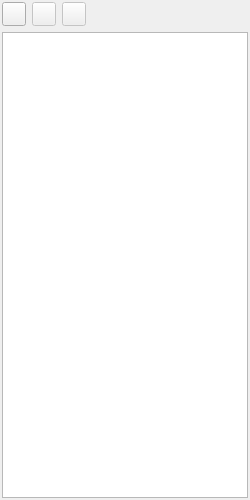
<?xml version="1.0" encoding="UTF-8"?>
<ui version="4.0">
 <class>GeoTabWidgetBase</class>
 <widget class="QWidget" name="GeoTabWidgetBase">
  <property name="geometry">
   <rect>
    <x>0</x>
    <y>0</y>
    <width>250</width>
    <height>500</height>
   </rect>
  </property>
  <property name="windowTitle">
   <string>Form</string>
  </property>
  <layout class="QVBoxLayout" name="verticalLayout">
   <property name="margin">
    <number>2</number>
   </property>
   <item>
    <layout class="QHBoxLayout" name="horizontalLayout">
     <item>
      <widget class="QPushButton" name="openGeoPushButton">
       <property name="sizePolicy">
        <sizepolicy hsizetype="Fixed" vsizetype="Fixed">
         <horstretch>0</horstretch>
         <verstretch>0</verstretch>
        </sizepolicy>
       </property>
       <property name="minimumSize">
        <size>
         <width>24</width>
         <height>24</height>
        </size>
       </property>
       <property name="maximumSize">
        <size>
         <width>24</width>
         <height>24</height>
        </size>
       </property>
       <property name="toolTip">
        <string>Open geometry...</string>
       </property>
       <property name="text">
        <string/>
       </property>
       <property name="icon">
        <iconset resource="../Img/icons.qrc">
         <normaloff>:/Images/open-icon.png</normaloff>:/Images/open-icon.png</iconset>
       </property>
      </widget>
     </item>
     <item>
      <widget class="QPushButton" name="saveGeoPushButton">
       <property name="enabled">
        <bool>false</bool>
       </property>
       <property name="sizePolicy">
        <sizepolicy hsizetype="Fixed" vsizetype="Fixed">
         <horstretch>0</horstretch>
         <verstretch>0</verstretch>
        </sizepolicy>
       </property>
       <property name="minimumSize">
        <size>
         <width>24</width>
         <height>24</height>
        </size>
       </property>
       <property name="maximumSize">
        <size>
         <width>24</width>
         <height>24</height>
        </size>
       </property>
       <property name="toolTip">
        <string>Save geometry...</string>
       </property>
       <property name="text">
        <string/>
       </property>
       <property name="icon">
        <iconset resource="../Img/icons.qrc">
         <normaloff>:/Images/save-icon.png</normaloff>:/Images/save-icon.png</iconset>
       </property>
      </widget>
     </item>
     <item>
      <widget class="QPushButton" name="removeGeoPushButton">
       <property name="enabled">
        <bool>false</bool>
       </property>
       <property name="sizePolicy">
        <sizepolicy hsizetype="Fixed" vsizetype="Fixed">
         <horstretch>0</horstretch>
         <verstretch>0</verstretch>
        </sizepolicy>
       </property>
       <property name="minimumSize">
        <size>
         <width>24</width>
         <height>24</height>
        </size>
       </property>
       <property name="maximumSize">
        <size>
         <width>24</width>
         <height>24</height>
        </size>
       </property>
       <property name="toolTip">
        <string>Remove geometry</string>
       </property>
       <property name="text">
        <string/>
       </property>
       <property name="icon">
        <iconset resource="../Img/icons.qrc">
         <normaloff>:/Images/delete-icon.png</normaloff>:/Images/delete-icon.png</iconset>
       </property>
      </widget>
     </item>
     <item>
      <spacer name="horizontalSpacer">
       <property name="orientation">
        <enum>Qt::Horizontal</enum>
       </property>
       <property name="sizeHint" stdset="0">
        <size>
         <width>40</width>
         <height>20</height>
        </size>
       </property>
      </spacer>
     </item>
    </layout>
   </item>
   <item>
    <widget class="GeoTreeView" name="treeView"/>
   </item>
  </layout>
 </widget>
 <customwidgets>
  <customwidget>
   <class>GeoTreeView</class>
   <extends>QTreeView</extends>
   <header>GeoTreeView.h</header>
  </customwidget>
 </customwidgets>
 <tabstops>
  <tabstop>openGeoPushButton</tabstop>
  <tabstop>saveGeoPushButton</tabstop>
  <tabstop>removeGeoPushButton</tabstop>
  <tabstop>treeView</tabstop>
 </tabstops>
 <resources>
  <include location="../Img/icons.qrc"/>
 </resources>
 <connections/>
</ui>
